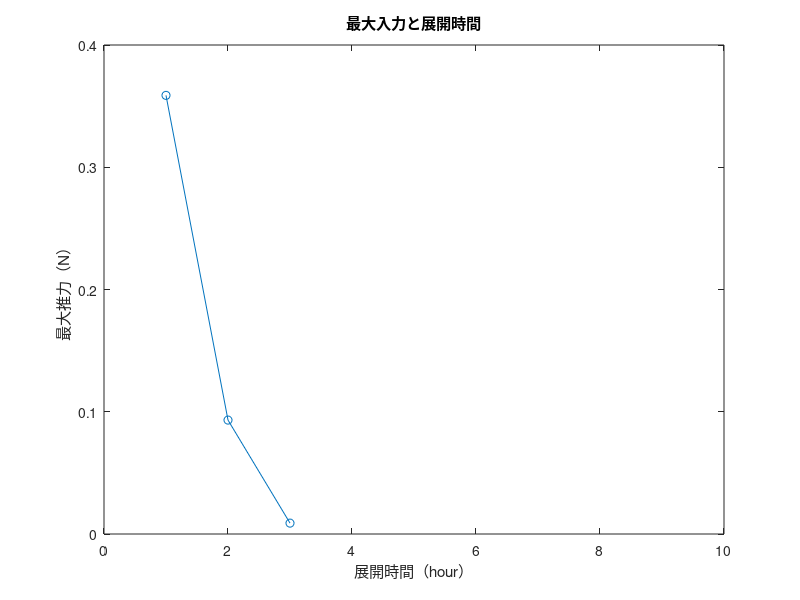

The MATLAB script that drew this image:
u_data = [1,1.7761e-07;
          2,9.6355e-08;
          3,6.7902e-8;
          10,1.7412e-08];

I_data = [1,0.3588;
          2,0.09318;
          3,0.0089;];

plot(I_data(:,1), I_data(:,2), '-o');
xlim([0 10]);
title('最大入力と展開時間');
xlabel('展開時間（hour）');
ylabel('最大推力（N）');